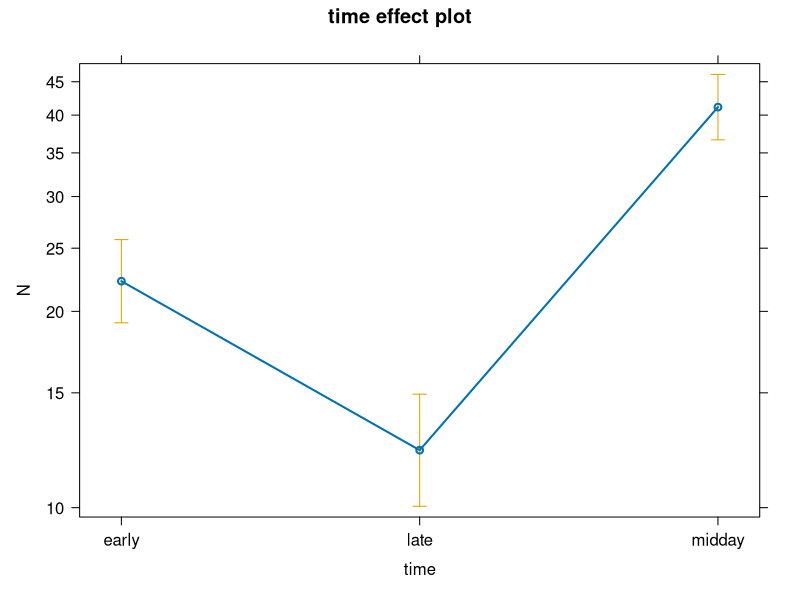
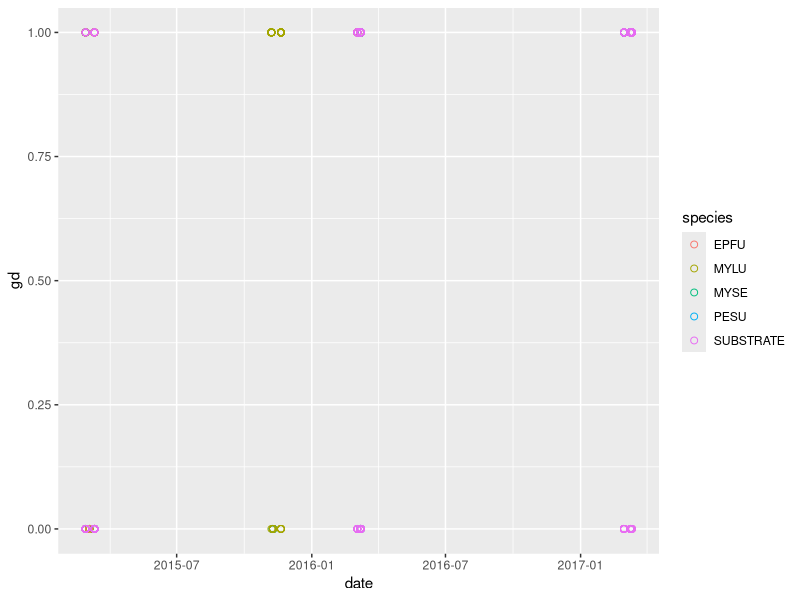
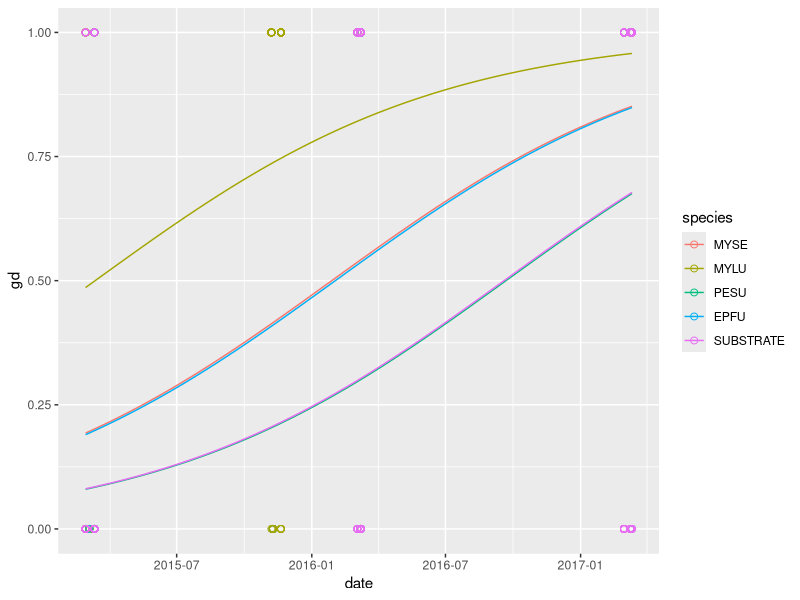
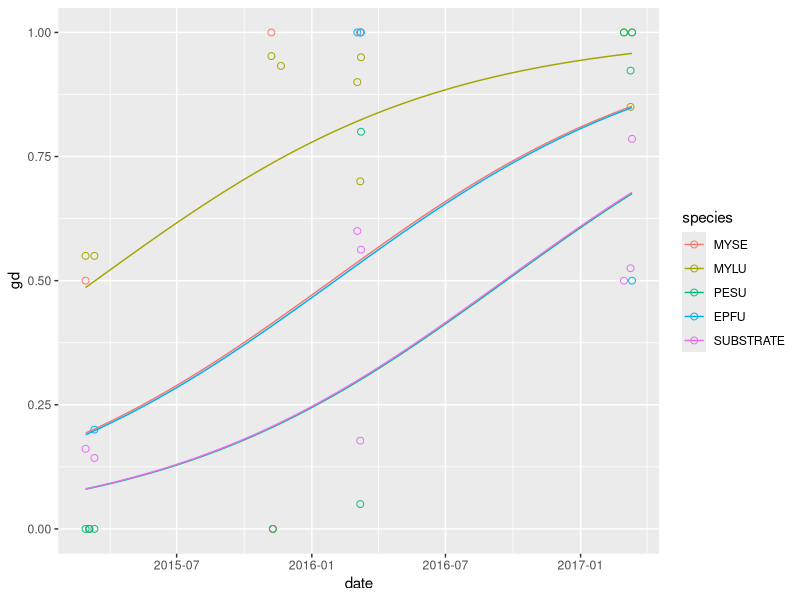
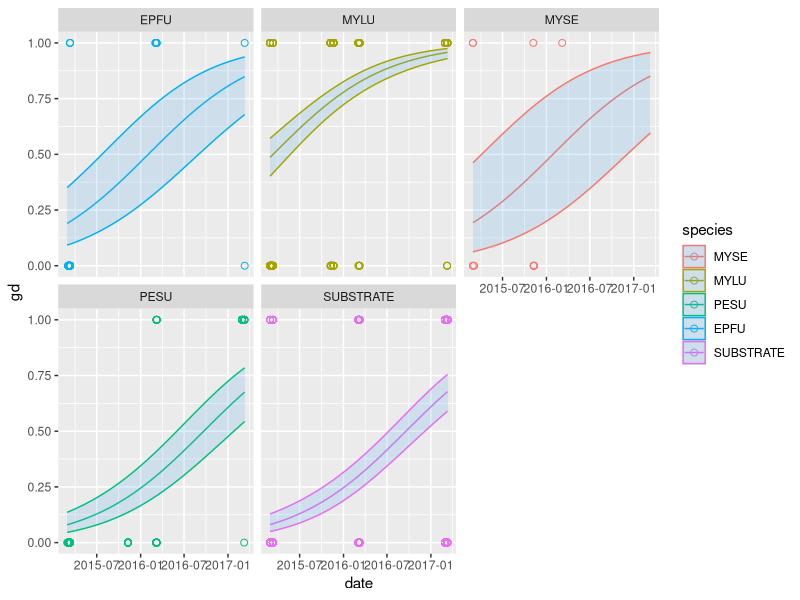

The R script that drew these images, in order:
rm(list=ls()) # clears workspace

##Week 10##

###1. GLMS###

?"glm"

liz = read.csv("lizards.csv")

unique(liz$time)
g1 = glm(N~time,data=liz, family="poisson");
summary(g1)

library(effects)
plot(allEffects(g1))

library(emmeans)
emmeans(g1, pairwise~time)
emmeans(g1, pairwise~time, type="response")


###BINOMIAL##
bat = read.csv("bat_data.csv")
head(bat)
bat$date = as.Date(bat$date, "%m/%d/%y")
#2/27/2015
str(bat$date)
#if you have a PC, it may be this:
#bat$date = as.Date(bat$date, "%m/%d/%Y")

library(ggplot2)
plot1=ggplot(data=bat,aes(x=date,y=gd,color=species))+
  geom_point(size=2,shape =1) #this adds points to graph
plot1

#run the binomial glm
g2 = glm(gd~date+species,data=bat, family="binomial");
summary(g2)

#What does this tell us?
dat.new=expand.grid(date=seq(from = min(bat$date),to = max(bat$date),length.out = 100),
                    species = unique(bat$species))

#weird output if we don't use "response:
predict(g2,newdata = dat.new)

#much more sensible output
dat.new$yhat  = predict(g2,type="response",newdata = dat.new)
bat$yhat2 = predict(g2,type="response")
head(dat.new)

head(bat)

plot1=ggplot(data=bat,aes(x=date,y=gd,color=species))+
  geom_point(size=2,shape =1) +
  geom_line(data=dat.new, aes(x=date,y=yhat,col = species))#+
  #geom_line(aes(x=date,y=yhat2,col = species))
plot1

#what if we have aggregated data?
b1<-aggregate(gd~date+species,FUN=mean, data=bat)
b2<-aggregate(gd~date+species,FUN=length, data=bat)
b1$N = b2$gd
head(b1)


#run the binomial glm with sample sizes as weights
g3 = glm(gd~date+species,data=b1,weights = N, family="binomial");
summary(g3)

summary(g2);summary(g3)
#these are identical

#sometimes plotting the aggregated data looks better too
plot1=ggplot(data=b1,aes(x=date,y=gd,color=species))+ #aggregated data file
  geom_point(size=2,shape =1) + #add real data points to plot
  geom_line(data=dat.new, aes(x=date,y=yhat,col = species)) #plot smooth lines from dat.new
plot1

#ses and confidence intervals from binomial data

#binomial proportion confidence interval
head(b1)
b1$Nsuccess = b1$gd*b1$N
head(b1)
#load package epitools
library(epitools)
#calculate 95% confidence intervals
cis = binom.exact(b1$Nsuccess, b1$N)
#note this calculates an exact CI, and there are different methods for doing this which we won't get into here..
cis
b1$lCI = cis$lower
b1$uCI = cis$upper
head(b1)

#you can read more here:
#https://en.wikipedia.org/wiki/Binomial_proportion_confidence_interval

###getting prediction intervals##
preds  = predict(g2,type="link",newdata = dat.new, se.fit = T)
dat.new = cbind(dat.new, preds[1:2])#bind together se's and fitted points on your newdata
#get the inverse link function for your glm
ilink <- family(g2)$linkinv
#back transform the CIs (not the SEs!)
dat.new <- transform(dat.new, 
                     Fitted = ilink(fit), 
                     Upper = ilink(fit + (2 * se.fit)),
                Lower = ilink(fit - (2 * se.fit)))
#fitted should be the same as yhat
head(dat.new)
#plot the output
plot1=ggplot(data=bat,aes(x=date,y=gd,color=species))+
  geom_point(size=2,shape =1) +
  facet_wrap(~species)+
  geom_line(data=dat.new, aes(x=date,y=yhat,col = species))+
  geom_ribbon(data = dat.new, aes(ymin = Lower, ymax = Upper, x = date,y=yhat),
              fill = "steelblue2", alpha = 0.2) 
plot1

###Gamma GLMs###
set.seed(101)
bat$gdL2 = rgamma(length(bat$gdL),shape=1,rate=1)
g4 = glm(gdL2~date+species,data=bat, family=Gamma(link = inverse));
summary(g4)
#this is the default

#MAYBE Better,
g5 = glm(gdL2~date+species,data=bat, family=Gamma(link = log));
summary(g5)

##Poisson GLM##
head(liz)
g6 = glm(N~time,data=liz, family=poisson);
summary(g6)


#we have count data, so it might be a good idea to check for overdisperison
#one option - calculate directly
summary(g6)
326.27 / 20

library(AER)
#performs a dispersion test
dispersiontest(g6)

#ok - we have some indication that our data our overdispersed

#lets use a negative binomial instead
library(MASS)
#run a negative binomial glm - no need to use family
g7 = glm.nb(N~time,data=liz)
summary(g7)

#quasi-poisson
#g8 = glm(N~time,data=liz, family = "quasipoisson")
#summary(g8)
